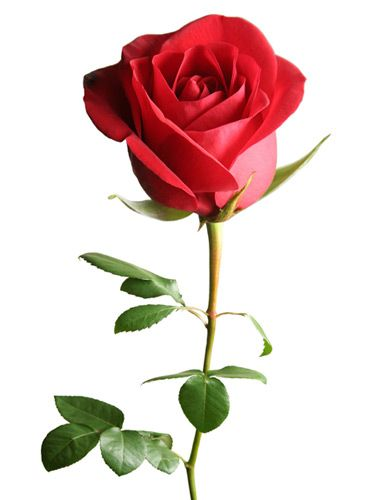
#> input picture 009_Convert_image_to_ASCII/rose.png, 375 x 500 px
$ jupyter execute 009_Convert_image_to_ASCII.ipynb
#> lines starting #> are read from the running program, lines starting #| are printed output that depends on the picture
<small><small><i>
All the IPython Notebooks in Python Mini-Projects series by Dr. Milan Parmar are available @ **[GitHub](https://github.com/milaan9/91_Python_Mini_Projects)**
</i></small></small>

# Python Program to Convert Image to ASCII

[cell 1]
'''
Python Program to Convert Image to ASCII
'''

# Import the necessary module!
import pywhatkit as kt

###############################################
# Method 1:

# Display welcome msg
print("Let's convert image to ASCII symbols!")

# Capture source and target path
source_path = "rose.png"    # source location
target_path = "ascii_img"   # store location

# Call the 'image_to_ascii_art' method
kt.image_to_ascii_art(source_path, target_path)
#> (this line was passed over: pywhatkit is not available in this run)

###############################################
# Method 2:

# Import pywhatkit as kt
# kt.image_to_ascii_art("rose.png", "ascii_img")

<div>

</div>

[cell 2]
# install
# pip install opencv-python

import cv2
image = cv2.imread("rose.png")
#> image is the input picture: shape (500, 375, 3); mean B, G, R 202.6, 206.8, 227.9
cv2.imshow("rose", image)
cv2.waitKey(0)
gray_image = cv2.cvtColor(image, cv2.COLOR_BGR2GRAY)
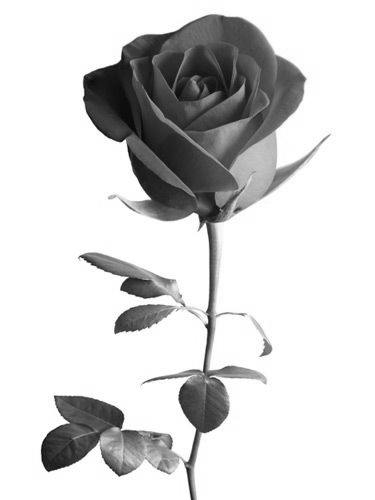
#> gray_image: shape (500, 375); min 5, max 255, mean 212.6
cv2.imshow("rose", gray_image)
cv2.waitKey(0)
inverted_image = 255 - gray_image
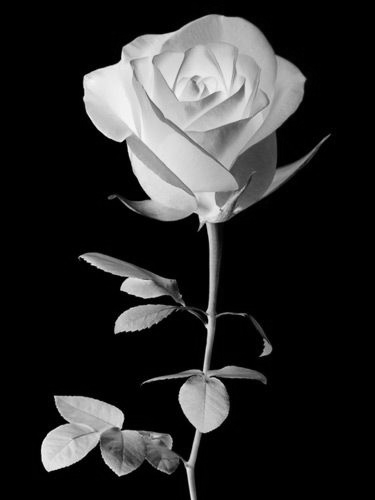
#> inverted_image: shape (500, 375); min 0, max 250, mean 42.4
cv2.imshow("rose Inverted", inverted_image)
cv2.waitKey()
blurred = cv2.GaussianBlur(inverted_image, (21, 21), 0)
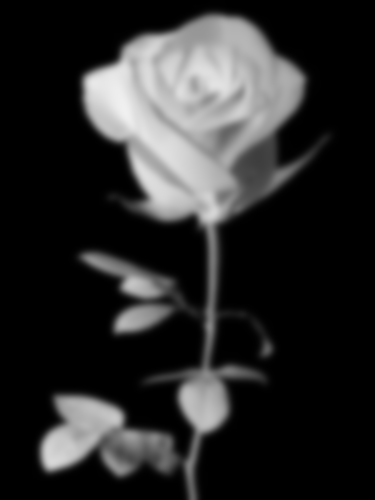
#> blurred: shape (500, 375); min 0, max 240, mean 42.4
inverted_blurred = 255 - blurred
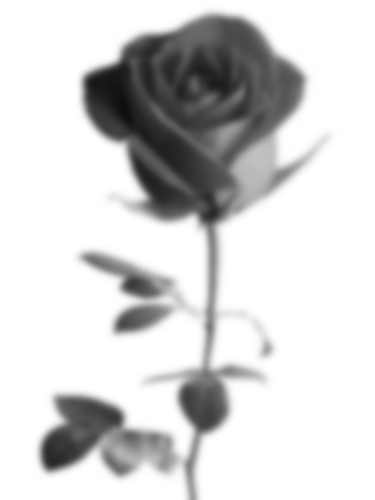
#> inverted_blurred: shape (500, 375); min 15, max 255, mean 212.6
pencil_sketch = cv2.divide(gray_image, inverted_blurred, scale=256.0)
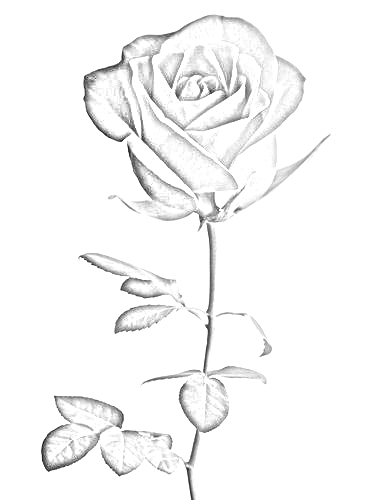
#> pencil_sketch: shape (500, 375); min 12, max 255, mean 247.2
cv2.imshow("rose Sketch", pencil_sketch)
cv2.waitKey(0)
cv2.imshow("rose original image", image)
cv2.imshow("rose pencil sketch", pencil_sketch)
cv2.waitKey(0)
